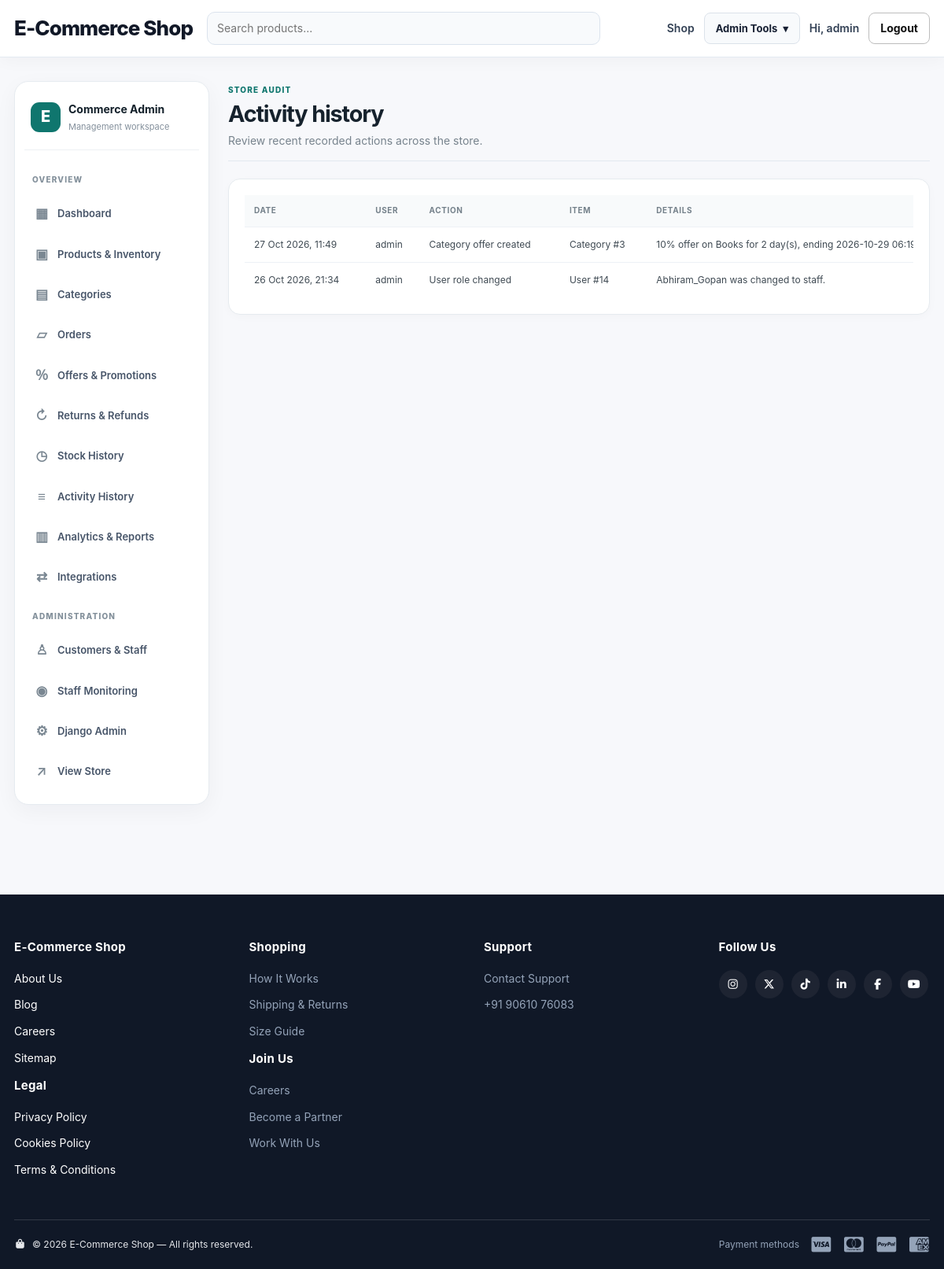
/account/admin/activity-history/ (signed in), run on the app's committed database.
### storeextras/models.py (models this page shows, shortened)
class ActivityLog(models.Model):
    actor = models.ForeignKey(settings.AUTH_USER_MODEL, on_delete=models.SET_NULL, null=True, blank=True, related_name='store_activity')
    action = models.CharField(max_length=100)
    object_type = models.CharField(max_length=100, blank=True)
    object_id = models.CharField(max_length=80, blank=True)
    details = models.TextField(blank=True)
    created_at = models.DateTimeField(auto_now_add=True)
    class Meta:
        ordering = ['-created_at']

### storeextras/views.py (the view)
# urls.py: path('admin/activity-history/', views.activity_history, name='activity_history'),
@user_passes_test(lambda user: user.is_superuser)
def activity_history(request):
    records = ActivityLog.objects.select_related('actor').order_by('-created_at')
    page_obj = Paginator(records, 12).get_page(request.GET.get('page'))
    return render(request, 'storeextras/activity_history.html', {'records': page_obj.object_list, 'page_obj': page_obj, 'active': 'activity_history'})

### cart/context_processors.py (called while the page is built)
def cart_count(request):
    if not request.user.is_authenticated:
        return {'cart_count': 0}
    from .models import Cart
    cart = Cart.objects.filter(user=request.user).first()
    if not cart:
        return {'cart_count': 0}
    cart_items = cart.items.all()
    return {
        'cart_count': sum(item.quantity for item in cart_items),
        'cart_product_ids': list(cart_items.values_list('product_id', flat=True)),
    }

### storeextras/actor_context.py (called while the page is built)
    def __call__(self, request):
        token = _current_actor.set(getattr(request, 'user', None))
        try:
            return self.get_response(request)
        finally:
            _current_actor.reset(token)

### templates/storeextras/activity_history.html
{% extends "dashboard/base.html" %}{% block title %}Activity History{% endblock %}{% block dashboard_content %}<div class="section-head"><div><span class="dash-eyebrow">STORE AUDIT</span><h1>Activity history</h1><p>Review recent recorded actions across the store.</p></div></div><div class="dash-panel"><div class="table-scroll"><table class="dashboard-table"><thead><tr><th>Date</th><th>User</th><th>Action</th><th>Item</th><th>Details</th></tr></thead><tbody>{% for row in records %}<tr><td>{{ row.created_at|date:"d M Y, H:i" }}</td><td>{{ row.actor.username|default:"System" }}</td><td>{{ row.action }}</td><td>{{ row.object_type }} #{{ row.object_id }}</td><td>{{ row.details }}</td></tr>{% empty %}<tr><td colspan="5" class="dash-empty">No activity recorded yet.</td></tr>{% endfor %}</tbody></table></div></div>{% include "includes/pagination.html" with page_obj=page_obj %}
{% endblock %}

### templates/base.html (shortened to what this page needs)
{% load static %}
<!DOCTYPE html>
<html lang="en">
<head>
    <link rel="stylesheet" href="{% static 'css/style.css' %}?v=20261102_filtercard">
    <link rel="stylesheet" href="https://cdnjs.cloudflare.com/ajax/libs/font-awesome/7.0.1/css/all.min.css"
>
</head>
<body>
<header class="navbar">
    <div class="container nav-inner">
        <a class="brand" href="{% url 'products:home' %}">E-Commerce Shop</a>
        <form class="nav-search" method="get" action="{% url 'products:home' %}">
            <input type="search" name="q" placeholder="Search products..." value="{{ request.GET.q }}">
        </form>
        <nav class="nav-links">
            <a href="{% url 'products:home' %}">Shop</a>
            {% if user.is_authenticated %}
                {% if user.is_staff %}
                    <details class="nav-dropdown">
                        <summary aria-label="Open admin tools">Admin Tools <span aria-hidden="true">▾</span></summary>
                    </details>
                {% endif %}
                <a class="hide-mobile" href="{% url 'profile' %}">Hi, {{ user.username }}</a>
                <form method="post" action="{% url 'logout' %}" style="display:inline">
                    <button class="btn btn-outline" type="submit">Logout</button>
                </form>
            {% else %}
                <a href="{% url 'login' %}">Login</a>
                <a class="btn btn-primary" href="{% url 'register' %}">Sign Up</a>
            {% endif %}
        </nav>
    </div>
</header>
<main>
{% block content %}{% endblock %}
</main>
<footer class="site-footer">
    <div class="container footer-top">
        <div class="footer-col footer-white">
            <h4>E-Commerce Shop</h4>
            <a href="#">About Us</a>
            <a href="#">Blog</a>
            <a href="#">Careers</a>
            <a href="#">Sitemap</a>
            <h4 class="footer-subhead">Legal</h4>
            <a href="#">Privacy Policy</a>
            <a href="#">Cookies Policy</a>
            <a href="#">Terms &amp; Conditions</a>
        </div>
        <div class="footer-col">
            <h4>Shopping</h4>
            <a href="{% url 'products:home' %}">How It Works</a>
            <a href="#">Shipping &amp; Returns</a>
            <a href="#">Size Guide</a>
            <h4 class="footer-subhead">Join Us</h4>
            <a href="#">Careers</a>
            <a href="#">Become a Partner</a>
            <a href="#">Work With Us</a>
        </div>
        <div class="footer-col">
            <h4>Support</h4>
            <a href="#">Contact Support</a>
            <a href="#"> +91 90610 76083</a>
        </div>
        <div class="footer-col">
            <h4 class="footer-subhead">Follow Us</h4>
            <div class="footer-social">
                <a href="#" aria-label="Instagram"><i class="fa-brands fa-instagram"></i></a>
                <a href="#" aria-label="Twitter"><i class="fa-brands fa-x-twitter"></i></a>
                <a href="#" aria-label="TikTok"><i class="fa-brands fa-tiktok"></i></a>
                <a href="#" aria-label="LinkedIn"><i class="fa-brands fa-linkedin-in"></i></a>
                <a href="#" aria-label="Facebook"><i class="fa-brands fa-facebook-f"></i></a>
                <a href="#" aria-label="YouTube"><i class="fa-brands fa-youtube"></i></a>
            </div>
        </div>
    </div>
    <div class="container footer-bottom">
        <p class="footer-copyright">
            <i class="fa-solid fa-bag-shopping"></i>
            &copy; {% now "Y" %} E-Commerce Shop — All rights reserved.
        </p>
        <div class="footer-payments">
            <span class="footer-payments-label">Payment methods</span>
            <i class="fa-brands fa-cc-visa"></i>
            <i class="fa-brands fa-cc-mastercard"></i>
            <i class="fa-brands fa-cc-paypal"></i>
            <i class="fa-brands fa-cc-amex"></i>
        </div>
    </div>
</footer>
</body>
</html>

### data on the page
ActivityLog: created_at "27 Oct 2026, 11:49", actor.username "admin", action "Category offer created", object_type "Category", object_id "3", details "10% offer on Books for 2 day(s), ending 2026-10-29…"
ActivityLog: created_at "26 Oct 2026, 21:34", actor.username "admin", action "User role changed", object_type "User", object_id "14", details "Abhiram_Gopan was changed to staff."

### other printed values
{{ user.username }} "admin"
